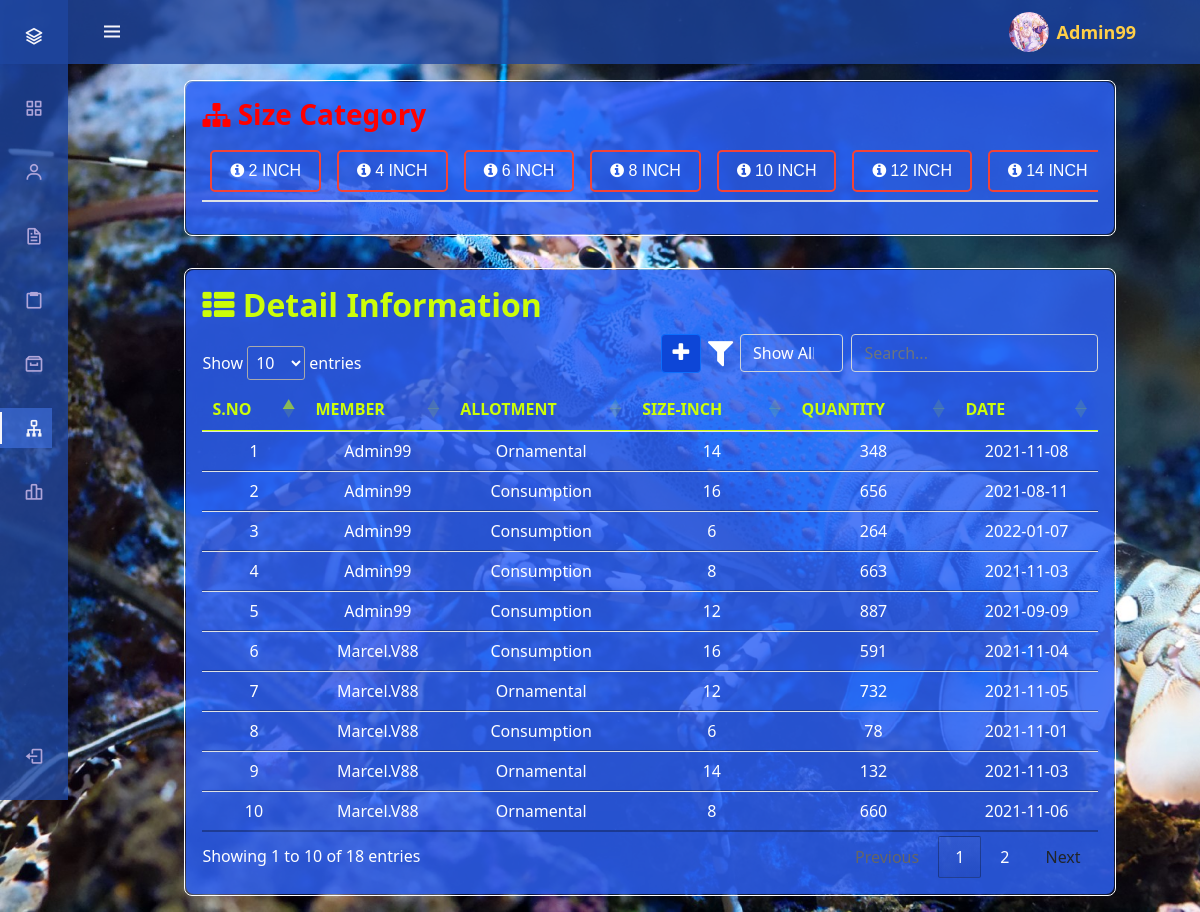
Page /admin_size_detail.php (signed in) on the committed database.
### tables this page shows
CREATE TABLE `listsize` (
  `size_id` int(11) NOT NULL,
  `sizes` int(12) NOT NULL
);

CREATE TABLE `information` (
  `info_id` int(11) NOT NULL,
  `task_name` varchar(100) NOT NULL,
  `description` int(30) NOT NULL,
  `difficulty` int(30) NOT NULL,
  `date` varchar(50) NOT NULL,
  `user_id` int(10) NOT NULL,
  `nameuser` varchar(50) NOT NULL,
  `size_id` int(11) NOT NULL
);

### admin_size_detail.php (the view, shortened to what this page needs)
<?php
$user_id = $_SESSION['user_id'];
$img_prof = $_SESSION['img_prof'];
?>
<head>
    <link rel="stylesheet" href="css/main5.css">
    <link rel="stylesheet" href="css/button3.css">
    <link rel="stylesheet" href="css/sidebar4.css">
    <link rel="stylesheet" href="css/hover.css">
    <link href="//maxcdn.bootstrapcdn.com/font-awesome/4.1.0/css/font-awesome.min.css" rel="stylesheet">
    <link rel="stylesheet" href="https://maxcdn.bootstrapcdn.com/bootstrap/4.0.0/css/bootstrap.min.css">
    <link rel="stylesheet" href="https://cdn.jsdelivr.net/npm/bootstrap@5.0.0-beta1/dist/css/bootstrap.min.css">
    <link rel="stylesheet" href="https://cdn.jsdelivr.net/npm/boxicons@latest/css/boxicons.min.css">
    <link rel="stylesheet" href="https://cdnjs.cloudflare.com/ajax/libs/jquery/3.2.1/jquery.min.js">
    <link rel="stylesheet" type="text/css" href="//cdn.datatables.net/1.11.3/css/jquery.dataTables.min.css">
</head>
<body id="body-pd">
<header class="header" id="header">
        <div class="header_toggle"> <i class='bx bx-menu' id="header-toggle"></i> </div>
        <div class="space">
            <div class="header_img mr-2"> <img src="img/<?php echo $img_prof ?>" alt=""> </div>
            <a style="color: #ffcf47;" title="Edit Profile" href="admin_editprofile.php?id=<?php echo $user_id;?>">
                <?php echo"<b class=hover style=font-size:18px;>". $_SESSION['username'] . "</b>";?>
            </a>
        </div>
</header>
<div class="l-navbar" id="nav-bar">
        <nav class="nav">
            <div> <a href="#" class="nav_logo"> <i class='bx bx-layer nav_logo-icon'></i> <span class="nav_logo-name">Menu</span> </a>
                <div class="nav_list">
                    <a href="admin_view.php" class="nav_link">
                        <i class='bx bx-grid-alt nav_icon'></i>
                    </a>
                        <a href="admin_listuser.php" class="nav_link">
                        <i class='bx bx-user nav_icon'></i>
                    </a>
                    <a href="admin_data.php" class="nav_link">
                        <i class='bx bx-file nav_icon'></i>
                    </a>
                    <a href="admin_sale.php" class="nav_link">
                        <i class='bx bx-clipboard nav_icon'></i>
                    </a>
                    <a href="admin_view_pond.php" class="nav_link">
                        <i class='bx bx-archive nav_icon'></i>
                    </a>
                    <a href="admin_size_detail.php" class="nav_link active">
                        <i class='bx bx-sitemap nav_icon'></i>
                    </a>
                    <a href="#" class="nav_link">
                        <i class='bx bx-bar-chart-alt-2 nav_icon'></i>
                    </a>
                </div>
            </div>
        <a href="logout.php" class="nav_link">
            <i class='bx bx-log-out nav_icon'></i>
        </a>
    </nav>
</div>
<div class="page-content page-container" id="page-content">
<div class="padding" style="margin-top: 4em;">
<div class="d-flex justify-content-center">
    <div class="col-lg-8 grid-margin stretch-card">
        <div style="border: 1px solid #fff; border-radius: 8px;">
        <div class="card" style="border-radius: 8px; background: rgba(45, 98, 245, 0.2);">
            <div class="card-body" style="background: rgba(45, 98, 245, 0.8);">
            <h3 class="card-title" style="color: red;"><i class="fa fa-sitemap"></i> <b>Size Category</b></h3>
            <div class="table-responsive">
            <table class="table">
            <thead>
                <tr align='center'>
            <?php
            $server = "localhost";
            $user = "root";
            $pass = "";
            $database = "database";
            $conn = mysqli_connect($server, $user, $pass, $database) or die(mysqli_error());
                $sql = "SELECT * FROM listsize";
                $res = mysqli_query($conn, $sql);
             if($res==true)
                {
                while($row=mysqli_fetch_assoc($res))
                {
                    $size_id = $row['size_id'];
                    $sizes = $row['sizes'];
                    ?>
    <th>
        <a class="btn btncategory button3" href="admin_size_category.php?size_id=<?php echo $size_id; ?>">
            <i class="fa fa-info-circle"></i> <?php echo $sizes; ?> Inch
        </a>
    </th>
            <?php
            }
        }
    ?>
    </tr>
    </thead>
    </table>
        </div>
        </div>
        </div>
    </div>
    </div>
    </div>
</div>
</div>
<div class="page-content page-container" id="page-content">
<div class="padding">
<div class="d-flex justify-content-center">
    <div class="col-lg-8 grid-margin stretch-card">
        <div style="border: 1px solid #fff; border-radius: 8px;">
        <div class="card" style="border-radius: 8px; background: rgba(45, 98, 245, 0.2);">
            <div class="card-body" style="background: rgba(45, 98, 245, 0.8);">
            <h2 class="card-title"><i class="fa fa-th-list"></i> <b>Detail Information</b></h2>
            <div style="overflow: hidden; margin-bottom: -1.7em;  width: 55%; float: right; position: relative; z-index: 1;">
                <input type="text" class="form-control" style="float: right; width: 50%; background: transparent; color: #fff;" id="myInput" placeholder="Search..." title="Type in a name">
                <select id="filter-sizee" class="filter form-select mr-2 ml-1" style="float: right; width: 21%; background: transparent; color: #fff;">
                    <option value="0">Show All - Inch</option>
                </select>
                <i class="fa fa-filter fa-2x float-right" style="margin: 3px; color: #fff;"></i>
                <a class="btn btn-primary mr-1" title="New Data" href="admin_add.php"><i class="fa fa-plus fa-lg"></i></a>
            </div>
            <div class="table-responsive">
            <table class="table" id="category">
            <thead>
                <tr align='center'>
                    <th>S.No</th>
                    <th>Member</th>
                    <th>Allotment</th>
                    <th>Size-Inch</th>
                    <th>Quantity</th>
                    <th>Date</th>
                </tr>
            </thead>
            <tbody id="myTable">
        <?php
            $server = "localhost";
            $user = "root";
            $pass = "";
            $database = "database";
            $conn = mysqli_connect($server, $user, $pass, $database) or die(mysqli_error());
                $sql = "SELECT * FROM information ";
                $res = mysqli_query($conn, $sql);
                $sno = 0;
                $sno = $sno + 1;
             if($res==true)
                {
                    $count_rows = mysqli_num_rows($res);
                    if($count_rows>0)
                    {
                        while($row=mysqli_fetch_assoc($res))
                        {
                            $task_name = $row['task_name'];
                            $description = $row['description'];
                            $difficulty = $row['difficulty'];
                            $date = $row['date'];
                            $username = $row['nameuser'];
                            ?>
                                <tr align='center' style="background: transparent;">
                                    <td><?php echo $sno;?></td>
                                    <td><?php echo $username;?></td>
                                    <td><?php echo $task_name;?></td>
                                    <td class="sizee" data-sizee="<?php echo $description;?>"><?php echo $description;?></td>
                                    <td><?php echo $difficulty;?></td>
                                    <td><?php echo $date;?></td>
                                </tr>
                            <?php
                            $sno++;
                        }
                    }
                }
            ?>
            </tbody>
            </table>
            </div>
            </div>
        </div>
        </div>
        </div>
        </div>
    </div>
</div>
</body>

### css/main5.css (style rules this page uses)
body { background-color: #f9f9fa }
.padding { padding: 1rem }
.card { box-shadow: none; -webkit-box-shadow: none; -moz-box-shadow: none; -ms-box-shadow: none; }
.card { position: relative; display: flex; flex-direction: column; min-width: 0; word-wrap: break-word; background-clip: border-box; border: 1px solid #fff; }
.card-body { border-radius: 8px; }
.card .card-title { color: #ccfd09; margin-bottom: 0.625rem; text-transform: capitalize; font-family:'Noto Sans', sans-serif; }
.table-responsive { display: block; width: 100%; overflow-x: auto; -webkit-overflow-scrolling: touch; -ms-overflow-style: -ms-autohiding-scrollbar }
.table, .jsgrid .jsgrid-table { width: 100%; max-width: 100%; margin-bottom: 1rem; background-color: transparent }
.table thead th, .jsgrid .jsgrid-table thead th { border-top: 0; border-bottom-width: 1px; text-transform: uppercase }
.table td, .jsgrid .jsgrid-table td { padding: .875rem 0.9375rem; color: #fff; }
#myInput { width: 25%; }

### css/button3.css (style rules this page uses)
.btn { -webkit-border-radius: 10; -moz-border-radius: 10; border-radius: 10px; font-family: Arial; color: #fcfcfc; font-size: 15px; background: #d93434; padding: 10px 20px 10px 20px; text-decoration: none; }
h2 { font: cursive; }

### css/sidebar4.css (style rules this page uses)
a { text-decoration: none }
.header { width: 100%; height: var(--header-height); position: fixed; top: 0; left: 0; display: flex; align-items: center; justify-content: space-between; padding: 0 1rem; background-color: rgba(30, 70, 161, 0.8); z-index: var(--z-fixed); transition: .5s; color: white; }
.space { display: flex; align-items: center; padding: 0 2rem; }
.header_toggle { color: var(--white-color); font-size: 1.5rem; cursor: pointer }
.header_img { width: 35px; height: 35px; display: flex; justify-content: center; border-radius: 50%; overflow: hidden }
.header_img img { width: 40px }
.l-navbar { position: fixed; top: 0; left: -30%; width: var(--nav-width); height: 100vh; background-color: rgba(30, 70, 161, 0.8); padding: .5rem 1rem 0 0; transition: .5s; z-index: var(--z-fixed) }
.nav { height: 100%; display: flex; flex-direction: column; justify-content: space-between; overflow: hidden }
.nav_logo, .nav_link { display: grid; grid-template-columns: max-content max-content; align-items: center; column-gap: 1rem; padding: .5rem 0 .5rem 1.5rem }
.nav_logo { margin-bottom: 2rem }
.nav_logo-icon { font-size: 1.25rem; color: var(--white-color) }
.nav_link { position: relative; color: var(--first-color-light); margin-bottom: 1.5rem; transition: .3s }
.nav_icon { font-size: 1.25rem }
.active { color: var(--white-color); background-color: rgba(62, 109, 217, 0.7); border-top-right-radius: 12px; border-bottom-right-radius: 12px; transition: .3s; }
.active::before { content: ''; position: absolute; left: 0; width: 2px; height: 32px; background-color: var(--white-color) }
@media screen and (min-width: 768px) { body { margin: calc(var(--header-height) + 1rem) 0 0 0; padding-left: calc(var(--nav-width) + 2rem) } }
@media screen and (min-width: 768px) { .header { height: calc(var(--header-height) + 1rem); padding: 0 2rem 0 calc(var(--nav-width) + 2rem) } }
@media screen and (min-width: 768px) { .header_img { width: 40px; height: 40px } }
@media screen and (min-width: 768px) { .header_img img { width: 45px } }
@media screen and (min-width: 768px) { .l-navbar { left: 0; padding: 1rem 1rem 0 0 } }

### admin_size_detail.php (style rules this page uses)
body { background-image: url("back/blue_lobster1.jpg"); background-attachment: fixed; background-repeat:no-repeat; background-size:cover; }
.btn-primary { background-color: #0d46d7; float: right; padding: 10.5px; }
a:hover, a, th { text-decoration: none; color: #ccfd09; }
.col-lg-8 { flex: 0 0 auto; width: 90%; max-width: 100%; }
option { background-color: black; color: #fff; }
label, select { color: #fff; border: none; text-decoration: none; }
.btncategory { border: none; padding: 7px 18px; text-align: center; text-decoration: none; transition-duration: 0.4s; cursor: pointer; }
.button3 { background: transparent; color: white; border: 2px solid #f44336; border-radius: 5px; }

### rows in the picture
listsize: sizes "2"
listsize: sizes "4"
listsize: sizes "6"
listsize: sizes "8"
listsize: sizes "10"
listsize: sizes "12"
listsize: sizes "14"
information: nameuser "Admin99", task_name "Ornamental", description "14", difficulty "348", date "2021-11-08"
information: nameuser "Admin99", task_name "Consumption", description "16", difficulty "656", date "2021-08-11"
information: nameuser "Admin99", task_name "Consumption", description "6", difficulty "264", date "2022-01-07"
information: nameuser "Admin99", task_name "Consumption", description "8", difficulty "663", date "2021-11-03"
information: nameuser "Admin99", task_name "Consumption", description "12", difficulty "887", date "2021-09-09"
information: nameuser "Marcel.V88", task_name "Consumption", description "16", difficulty "591", date "2021-11-04"
information: nameuser "Marcel.V88", task_name "Ornamental", description "12", difficulty "732", date "2021-11-05"
information: nameuser "Marcel.V88", task_name "Consumption", description "6", difficulty "78", date "2021-11-01"
information: nameuser "Marcel.V88", task_name "Ornamental", description "14", difficulty "132", date "2021-11-03"
information: nameuser "Marcel.V88", task_name "Ornamental", description "8", difficulty "660", date "2021-11-06"

### other values in the picture
$_SESSION['username'] "Admin99"
